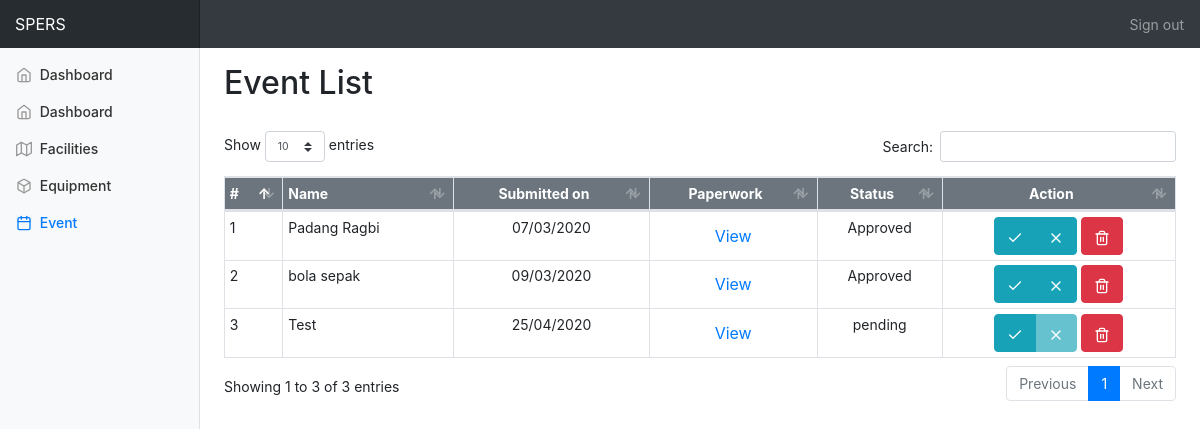
/admin/event.php (signed in), run on the app's committed database.
### tables this page shows
CREATE TABLE `event` (
  `id` int(15) NOT NULL,
  `user_id` int(11) NOT NULL,
  `name` varchar(60) NOT NULL,
  `image` varchar(255) NOT NULL,
  `date` date NOT NULL DEFAULT current_timestamp(),
  `status` varchar(20) NOT NULL DEFAULT 'pending'
);

### admin/event.php (the view, shortened to what this page needs)
<?php include '_partial/header.php'; ?>
</head>
<body>
<?php include '_partial/navbar.php'; ?>
  <div class="container-fluid">
    <div class="row">
      <?php include '_partial/sidebar.php'; ?>
      <main role="main" class="col-md-9 ml-sm-auto col-lg-10 pt-3 px-4">
        <div class="row">
          <div class="col-md-6">
            <h2>Event List</h2>
          </div>
        </div><br>
          <div class="table-responsive">
            <table id="myTable" class="table table-bordered table-hover table-sm">
              <thead class="bg-secondary text-white">
                <tr>
                  <th>#</th>
                  <th>Name</th>
                  <th class="text-center">Submitted on</th>
                  <th class="text-center">Paperwork</th>
                  <th class="text-center">Status</th>
                  <th class="text-center">Action</th>
                </tr>
              </thead>
              <tbody>
                <?php
                  require '../model/connection.php';
                  $num = "1";
                  $sql = "SELECT * FROM event";
                  $stmt = $conn->prepare($sql);
                  $stmt->execute();
                  $result = $stmt->get_result();
                  while ($row = mysqli_fetch_array($result)):
                ?>
                <tr>
                  <td><?php echo $num++; ?></td>
                  <td><?php echo $row['name']; ?></td>
                  <td class="text-center"><?php echo date('d/m/Y', strtotime($row['date'])); ?></td>
                  <td class="text-center">
                    <button type="button" class="btn btn-link" data-toggle="modal" data-target="#exampleModal<?php echo $row['id']; ?>">
                      View
                    </button>
                  </td>
                  <td class="text-center"><?php echo $row['status']; ?></td>
                  <td class="text-center">
                    <form method="post" action="include/event.inc.php">
                      <div class="btn-group" role="group" aria-label="Basic example">
                        <button type="submit" class="btn <?php echo ($row['status'] == "approved") ? 'btn-success' : 'btn-info'; ?>" name="approve" <?php echo ($row['status'] == 'approved') ? 'disabled' : ''; ?>>
                          <span data-feather="check"></span>
                        </button>
                        <button type="submit" class="btn <?php echo ($row['status'] == "approved") ? 'btn-danger' : 'btn-info'; ?>" name="pending" <?php echo ($row['status'] == 'pending') ? 'disabled' : ''; ?>>
                          <span data-feather="x"></span>
                        </button>
                      </div>
                      <button type="submit" class="btn btn-danger" name="delete">
                        <span data-feather="trash-2"></span>
                      </button>
                    </form>
                  </td>
                </tr>
                <?php endwhile ?>
              </tbody>
            </table>
          </div>
      </main>
    </div>
  </div>
</body>
</html>

### css/dashboard.css (style rules this page uses)
body { font-size: .875rem; }
.feather { width: 16px; height: 16px; vertical-align: text-bottom; }

### data on the page
event: name "Padang Ragbi", date "07/03/2020", status "Approved"
event: name "bola sepak", date "09/03/2020", status "Approved"
event: name "Test", date "25/04/2020", status "pending"
